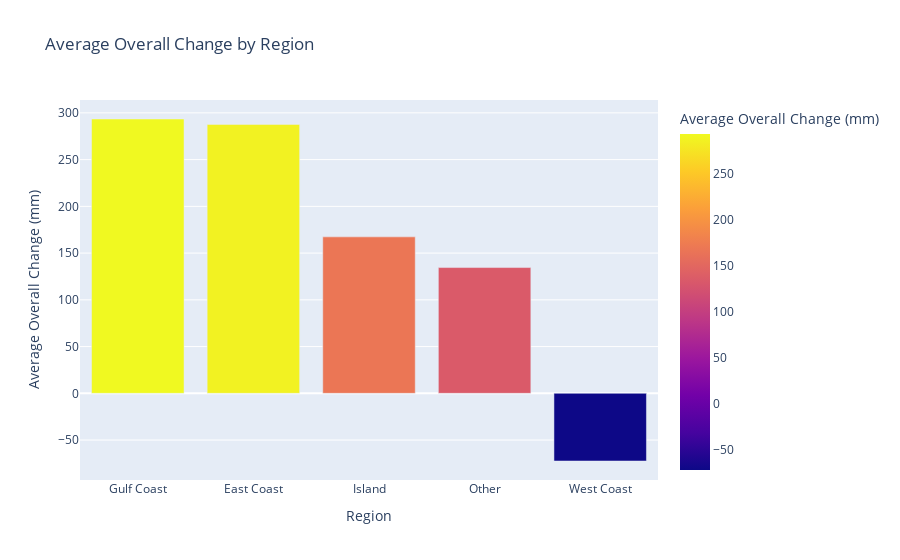

Source (notebook cell):
### Code cell
fig = px.bar(avg_change_by_region, x='Region', y='Overall Change mm',
             title='Average Overall Change by Region',
             labels={'Overall Change mm': 'Average Overall Change (mm)', 'Region': 'Region'},
             color='Overall Change mm',  # Optionally use color to represent magnitude
             barmode='group')

fig.update_layout(xaxis_title='Region',
                  yaxis_title='Average Overall Change (mm)',
                  xaxis={'categoryorder':'total descending'})  # Optional: sort regions by descending order of change

fig.show()

### Figure 1 — Plotly figure (JSON) as saved in the notebook; plotly's stock layout.template omitted (floating-point values rounded to 4 significant figures)
{"data": [{"alignmentgroup": "True", "hovertemplate": "Region=%{x}<br>Average Overall Change (mm)=%{marker.color}<extra></extra>", "legendgroup": "", "marker": {"color": [287.7, 293.4, 167.4, 134.5, -72.38], "coloraxis": "coloraxis", "pattern": {"shape": ""}}, "name": "", "offsetgroup": "", "orientation": "v", "showlegend": false, "textposition": "auto", "type": "bar", "x": ["East Coast", "Gulf Coast", "Island", "Other", "West Coast"], "xaxis": "x", "y": [287.7, 293.4, 167.4, 134.5, -72.38], "yaxis": "y"}], "layout": {"barmode": "group", "coloraxis": {"colorbar": {"title": {"text": "Average Overall Change (mm)"}}, "colorscale": [[0, "#0d0887"], [0.1111, "#46039f"], [0.2222, "#7201a8"], [0.3333, "#9c179e"], [0.4444, "#bd3786"], [0.5556, "#d8576b"], [0.6667, "#ed7953"], [0.7778, "#fb9f3a"], [0.8889, "#fdca26"], [1, "#f0f921"]]}, "legend": {"tracegroupgap": 0}, "title": {"text": "Average Overall Change by Region"}, "xaxis": {"anchor": "y", "categoryorder": "total descending", "domain": [0, 1], "title": {"text": "Region"}}, "yaxis": {"anchor": "x", "domain": [0, 1], "title": {"text": "Average Overall Change (mm)"}}}}
